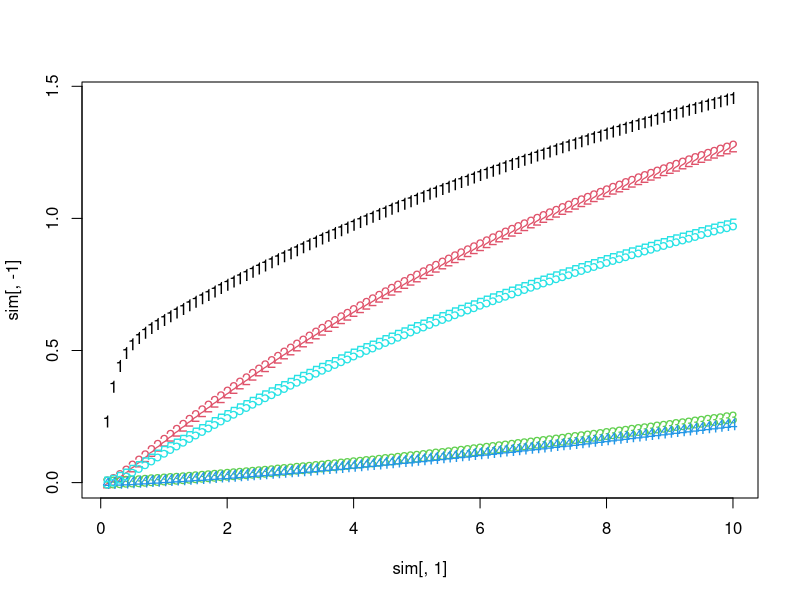

The R script that drew this image:
#' Standard temperature and pressure correction factor
#'
#' @param std_temperature `numeric`, standard temperature value in Kelvin,
#' default: 273.2 K (== 0 °C)
#' @param tissue_temperature `numeric`, tissue temperature value in Kelvin,
#' default: 310.2 (== 37 °C)
#' @param std_pressure `numeric`, standard_pressure in atm, default: 1 atm
#' (== 101.325 kPa)
#' @return `numeric`, correction factor for temperature/pressure condition
#' @examples
#' # BTPS (body temperature, pressure saturated (ignored))
#' #stp_factor()
#' # STPD (standard temperature, pressure, dry)
#' #stp_factor(tissue_temperature = 273.2)
stp_factor <- function(std_temperature = 273.2, tissue_temperature = 310.2,
                       std_pressure = 1) {
    std_temperature / (std_pressure * tissue_temperature)
}

#' Conductance
#'
#' Conductance is defined as ability of the fluid to deliver anaesthetic agents
#' across a partial pressure gradient.
#'
#' @param flow `numeric`, blood/air flow in l/min.
#' @param partition_coefficient `numeric`, blood:gas or tissue:gas
#' partition coefficient
#' @param tp_factor `numeric`, temperature/pressure factor
#' @return `numeric`, conductance of the tissue in l/(min*atm)
#'
#' @details
#' From Cowles et al.:
#' "In the case of blood perfusing a tissue,
#' the conductance is equal to the rate of blood flow
#' multiplied by the blood:gas partition coefficient and the factor, T0/P0Ti.
#' In the case of the alveolar gas ventilating the lungs,
#' the conductance is the rate of alveolar ventilation
#' multiplied by the factor, T0/P0Ti.
#' The gas:gas partition coefficient is equal to 1.0, by definition."
#
#' @references
#' Eqn. 6 in
#' Cowles, A. L., Borgstedt, H. H., & Gillies, A. J. (1973).
#' A simplified digital method for predicting anesthetic uptake and distribution.
#' Computers in Biology and Medicine, 3(4), 385-395.
#' \doi{10.1016/0010-4825(73)90004-8}
conductance <- function(flow, partition_coefficient, tp_factor = stp_factor()) {
    unname(flow * partition_coefficient) * tp_factor
}

#' Capacitance
#'
#' Capacitance is defined as ability of a tissue to hold anaesthetic agents
#' ant any given partial pressure.
#'
#' @param tissue_volume `numeric`, tissue volume in l.
#' @param tissue_coefficient `numeric`, tissue:gas partition coefficient
#' @param blood_volume `numeric`, tissue volume in l.
#' @param blood_coefficient `numeric`, blood:gas partition coefficient
#' @param tp_factor `numeric`, temperature/pressure factor
#' @return `numeric`, conductance of the tissue in l/(min*atm)
#'
#' @details
#' From Cowles et al.:
#' "KETY(14) has shown that most tissues are so finely perfused that they
#' can be considered to be in equilibrium with their venous blood.
#' Therefore the venous blood contained within a tissue compartment must be
#' considered to be a part of that tissue compartment.
#'
#' @references
#' Eqn. 14 in
#' Cowles, A. L., Borgstedt, H. H., & Gillies, A. J. (1973).
#' A simplified digital method for predicting anesthetic uptake and distribution.
#' Computers in Biology and Medicine, 3(4), 385-395.
#' \doi{10.1016/0010-4825(73)90004-8}
capacitance <- function(tissue_volume, tissue_coefficient,
                        blood_volume, blood_coefficient,
                        tp_factor = stp_factor()) {
    unname(
        tissue_volume * tissue_coefficient +
        blood_volume * blood_coefficient
    ) * tp_factor
}

#' Lung capacitance
#'
#' Capacitance is defined as ability of a tissue to hold anaesthetic agents
#' ant any given partial pressure.
#'
#' @param tissue_volume `numeric`, tissue volume in l.
#' @param tissue_coefficient `numeric`, tissue:gas partition coefficient
#' @param blood_volume `numeric`, tissue volume in l.
#' @param blood_coefficient `numeric`, blood:gas partition coefficient
#' @param tp_factor `numeric`, temperature/pressure factor
#' @return `numeric`, conductance of the tissue in l/(min*atm)
#'
#' @details
#' From Cowles et al.:
#' Alveolar air, lung tissue and arterial blood are also in equilibrium.
#'
#' @references
#' Eqn. 15 in
#' Cowles, A. L., Borgstedt, H. H., & Gillies, A. J. (1973).
#' A simplified digital method for predicting anesthetic uptake and distribution.
#' Computers in Biology and Medicine, 3(4), 385-395.
#' \doi{10.1016/0010-4825(73)90004-8}
lung_capacitance <- function(air_volume,
                             tissue_volume, tissue_coefficient,
                             blood_volume, blood_coefficient,
                             tp_factor = stp_factor()) {
    unname(
        air_volume + tissue_volume * tissue_coefficient +
        blood_volume * blood_coefficient
    ) * tp_factor
}

#' Partition coefficients
#'
#' Partition coefficients for commonly used volatile anaesthetics.
#'
#' @param anaesthetic `character(1)`, anaesthetic
#' @return a named `numeric` with tissue partition coefficients for
#' *lung*, *vrg* (vessel rich group, visceral: brain, heart, kidney, ...),
#' *mus* (muscle, lean tissue: muscle, skin, subcutaneous tissue, ...),
#' and *fat* (fat, fatty tissue: yellow marrow, fat) for the given anaesthetic.
#'
#' @references
#' Table 2 in
#' Cowles, A. L., Borgstedt, H. H., & Gillies, A. J. (1973).
#' A simplified digital method for predicting anesthetic uptake and distribution.
#' Computers in Biology and Medicine, 3(4), 385-395.
#' \doi{10.1016/0010-4825(73)90004-8}
#'
#' @examples
#' tissue_coefficients("nitrous oxide")
tissue_coefficients <- function(anaesthetic = c(
                                    "nitrous-oxide",
                                    "diethyl-ether"
                                )) {
    switch(
        match.arg(anaesthetic),
        "nitrous-oxide" = c(lung = 0.463, vrg = 0.463, mus = 0.463, fat = 1.03),
        "diethyl-ether" = c(lung = 12.1, vrg = 12.1, mus = 12.1, fat = 44.1)
    )
}

#' Cardiac output
#'
#' Partial blood flow of common compartments.
#'
#' @param total `numeric`, total cardiac output in l/min.
#' @param prop_lung `numeric`, proportion of cardiac output to the lung, should
#' be 1.00 in general.
#' @param prop_vrg `numeric`, proportion of cardiac output to the vessel rich
#' compartment.
#' @param prop_mus `numeric`, proportion of cardiac output to the musle
#' compartment.
#' @param prop_fat `numeric`, proportion of cardiac output to the fat
#' compartment.
#'
#' @return a named `numeric` with blood flow values (in l/min) for
#' *lung*, *vrg* (vessel rich group, visceral: brain, heart, kidney, ...),
#' *mus* (muscle, lean tissue: muscle, skin, subcutaneous tissue, ...),
#' and *fat* (fat, fatty tissue: yellow marrow, fat) for the given anaesthetic.
#'
#' @references
#' Table 3 in
#' Cowles, A. L., Borgstedt, H. H., & Gillies, A. J. (1973).
#' A simplified digital method for predicting anesthetic uptake and distribution.
#' Computers in Biology and Medicine, 3(4), 385-395.
#' \doi{10.1016/0010-4825(73)90004-8}
cardiac_output <- function(total = 6.3,
                           prop_lung = 1.0, prop_vrg = 0.798, prop_mus = 0.157,
                           prop_fat = 0.044) {
    if (prop_vrg + prop_mus + prop_fat > 1)
        stop(
            "Sum of proportions of vrg, mus and fat ",
            "should not be larger than 1.0."
        )

    c(
        lung = prop_lung * total,
        vrg = prop_vrg * total, mus = prop_mus * total, fat = prop_fat * total
    )
}

#' Volumes
#'
#' @references
#' Table 3 in
#' Cowles, A. L., Borgstedt, H. H., & Gillies, A. J. (1973).
#' A simplified digital method for predicting anesthetic uptake and distribution.
#' Computers in Biology and Medicine, 3(4), 385-395.
#' \doi{10.1016/0010-4825(73)90004-8}
tissue_volume <- c(
    lung_air = 2.68, lung_tissue = 1.0,
    vrg = 8.83, mus = 36.25, fat = 11.5
)
blood_volume <- c(lung = 1.4, vrg = 3.2, mus = 0.63, fat = 0.18)

#' Simulate anaesthetic uptake
#'
#' @param pinsp `numeric(1)`, inspiratory partial pressure of the anaesthetic.
#' @param delta_time `numeric(1)`, time difference between each calculation step.
#' @param total_time `numeric(1)`, total time to simulate.
#' @param conductances `numeric(4)`, conductances.
#' @param capacitances `numeric(4)`, capacitances.
#' @return `matrix`, with partial pressures for each simulation step.
#'
#' @references
#' Figure 1 in
#' Cowles, A. L., Borgstedt, H. H., & Gillies, A. J. (1973).
#' A simplified digital method for predicting anesthetic uptake and distribution.
#' Computers in Biology and Medicine, 3(4), 385-395.
#' \doi{10.1016/0010-4825(73)90004-8}
sim_anaesthetic_uptake <- function(pinsp,
                                   delta_time = 0.1, total_time = 10,
                                   conductances, capacitances) {
    n <- ceiling(total_time / delta_time)

    partial_pressures <- c(lung = 0, vrg = 0, mus = 0, fat = 0)
    results <- matrix(
        NA_real_, nrow = n, ncol = length(partial_pressures) + 2,
        dimnames = list(c(), c("time", names(partial_pressures), "pcv"))
    )

    for (i in seq_len(n)) {
        dvdtpt <- (pinsp - partial_pressures["lung"]) * conductances["lung"]
        dvdt <- c(
            dvdt1 = 0,
            dvdt2 = (partial_pressures["lung"] - partial_pressures["vrg"]) *
                conductances["vrg"],
            dvdt3 = (partial_pressures["lung"] - partial_pressures["mus"]) *
                conductances["mus"],
            dvdt4 = (partial_pressures["lung"] - partial_pressures["fat"]) *
                conductances["fat"]
        )
        dvdt["dvdt1"] <- dvdtpt - sum(dvdt)
        partial_pressures <-
            partial_pressures + dvdt * delta_time / capacitances
        pcv <- sum(
            partial_pressures[c("vrg", "mus", "fat")] *
                conductances[c("vrg", "mus", "fat")]
        ) / sum(conductances[c("vrg", "mus", "fat")])
        results[i,] <- c(i * delta_time, partial_pressures, pcv)
    }
    results
}



#' Test case with diethyl ether as in Cowles 1973, Table 4
#' set total to 6.3 * 0.5 to simulate reduced cardiac output (row 3 in Table 4)
blood_flow <- cardiac_output(total = 6.3)
part_coefs <- tissue_coefficients("diethyl-ether")

#' Conductances
conductances <- c(
    ## do we have to use the alveolar ventilation here? 4.0 l/min?
    ## and a gas:gas partition coefficient of 1.0?
    lung = conductance(flow = 4.0, partition_coefficient = 1.0),
    vrg = conductance(blood_flow["vrg"], part_coefs["vrg"]),
    mus = conductance(blood_flow["mus"], part_coefs["mus"]),
    fat = conductance(blood_flow["fat"], part_coefs["fat"])
)

#' Capacitances
capacitances <- c(
    lung = lung_capacitance(
        tissue_volume["lung_air"],
        ## is gas:tissue 1 here?
        tissue_volume["lung_tissue"], tissue_coefficient = 1,
        ## blood volume and blood:gas part_coefs
        blood_volume["lung"], part_coefs["lung"]
    ),
    vrg = capacitance(
        tissue_volume["vrg"], part_coefs["vrg"],
        blood_volume["vrg"], part_coefs["lung"]
    ),
    mus = capacitance(
        tissue_volume["mus"], part_coefs["mus"],
        blood_volume["mus"], part_coefs["lung"]
    ),
    fat = capacitance(
        tissue_volume["fat"], part_coefs["fat"],
        blood_volume["fat"], part_coefs["lung"]
    )
)

sim <- sim_anaesthetic_uptake(
    pinsp = 12, delta_time = 0.1, total_time = 10,
    conductances = conductances, capacitances = capacitances
)

matplot(sim[, 1], sim[, -1])
